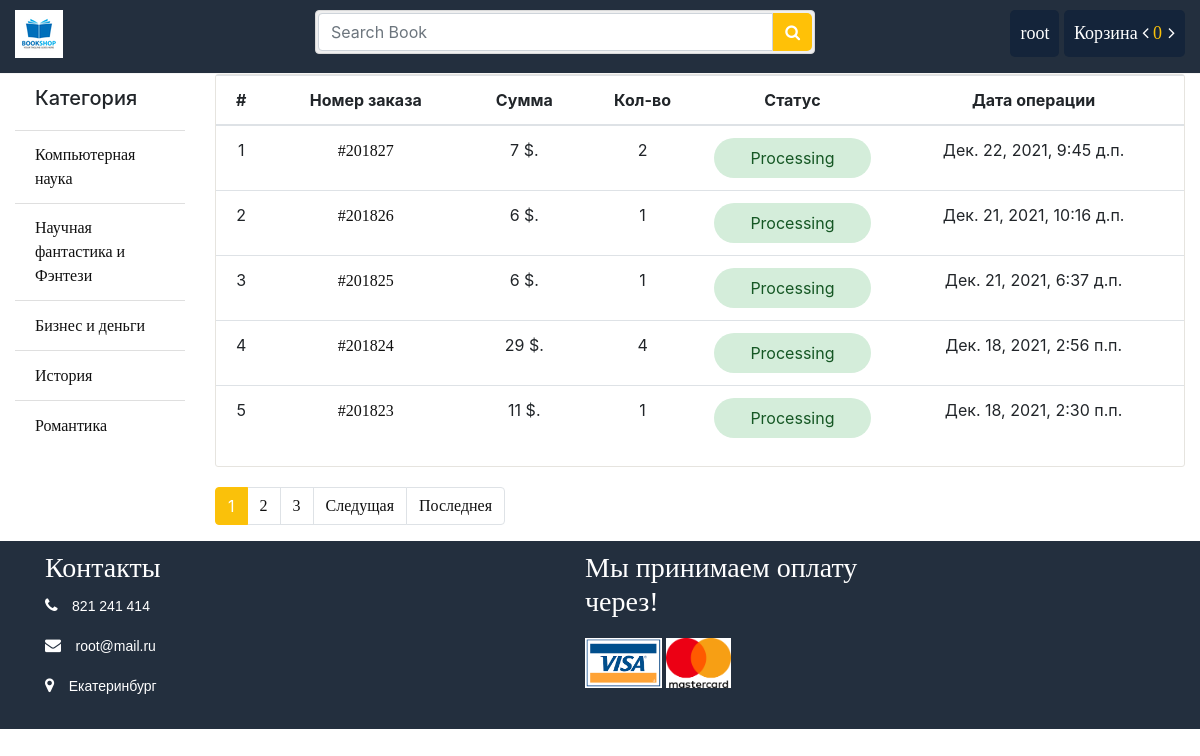
/order/ (signed in), run on an earlier commit of the app's database.
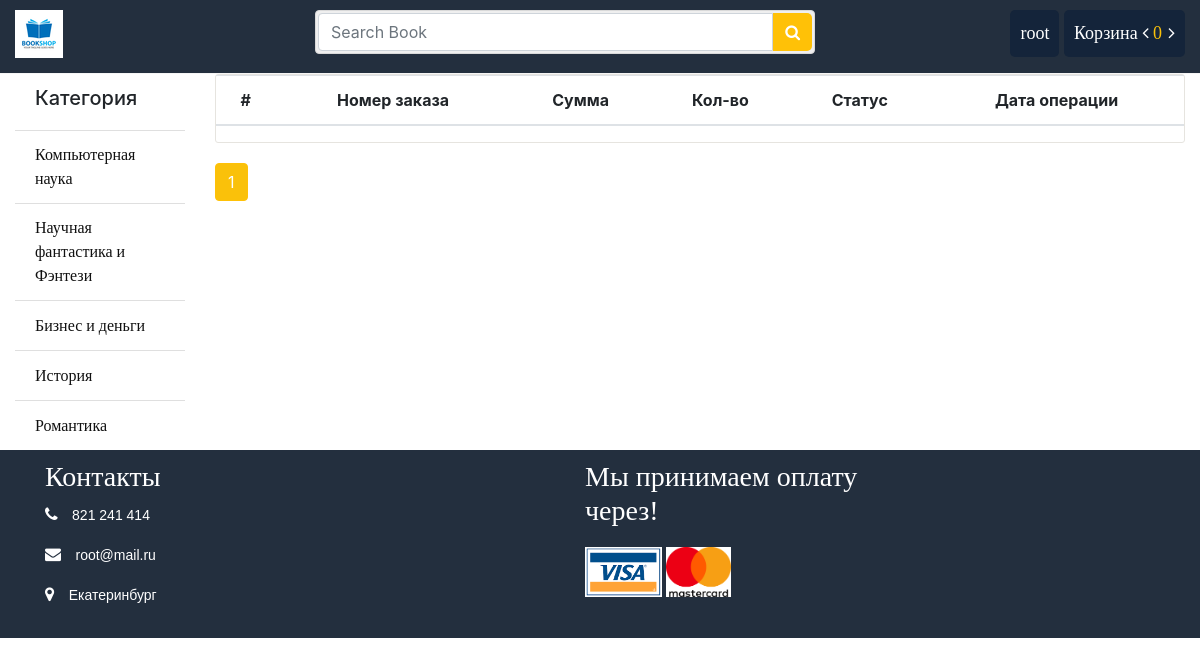
And on a later commit of the database.
### store/models.py (models this page shows, shortened)
class Category(models.Model):
	name = models.CharField(max_length = 100)
	slug = models.SlugField(max_length = 150, unique=True ,db_index=True)
	icon = models.FileField(upload_to = "category/")
	create_at = models.DateTimeField(auto_now_add = True)
	updated_at = models.DateTimeField(auto_now_add = True)

### order/models.py (models this page shows, shortened)
class Order(models.Model):
	customer = models.ForeignKey(User, on_delete = models.CASCADE)
	name = models.CharField(max_length=30)
	email = models.EmailField()
	phone = models.CharField(max_length=16)
	address = models.CharField(max_length=150)
	division = models.CharField(max_length=20)
	district = models.CharField(max_length=30)
	zip_code = models.CharField(max_length=30)
	payment_method = models.CharField(max_length = 20)
	account_no = models.CharField(max_length = 20)
	transaction_id = models.PositiveIntegerField(default=1)
	payable = models.IntegerField()
	totalbook = models.IntegerField()
	created = models.DateTimeField(auto_now_add=True)
	updated = models.DateTimeField(auto_now=True)
	paid = models.BooleanField(default=False)
	class Meta:
		ordering = ('-created', )

### order/views.py (the view)
# urls.py: path('', views.order_list, name="order_list"),
def order_list(request):
	my_order = Order.objects.filter(customer_id = request.user.id).order_by('-created')
	paginator = Paginator(my_order, 5)
	page = request.GET.get('page')
	myorder = paginator.get_page(page)
	return render(request, 'order/list.html', {"myorder": myorder})

### cart/cart.py (called while the page is built)
    def __len__(self):
        return sum(item['quantity'] for item in self.cart.values())

### store/context_processors.py (called while the page is built)
def sidebar(request):
	categories = Category.objects.all()
	context = {
		"cat":categories
	}
	return context

def cart(request):
	cart = Cart(request)
	context = {
		"cart": cart
	}
	return context

### order/templates/order/list.html (shortened to what this page needs)
{% extends 'store/base.html' %}
{% load static %}
{% block container %}
			<div class="cart_info">
			    <table class="table table-hover">
			        <thead class="text-center">
			            <tr>
			                <th scope="col">#</th>
			                <th scope="col">Номер заказа</th>
			                <th scope="col">Сумма</th>
			                <th scope="col">Кол-во</th>
			                <th scope="col">Статус</th>
			                <th scope="col">Дата операции</th>
			            </tr>
			        </thead>
			        <tbody class="text-center">
			            {% for morder in myorder %}
			            <tr>
			                <td>{{ forloop.counter }}</td>
			                <td><a href="{% url 'order:order_details' id=morder.id %}">#2018{{ morder.id }}</a></td>
			                <td>{{ morder.payable }} $.</td>
			                <td>{{ morder.totalbook }}</td>
			                <td class="text-center">
			                	{% if morder.paid == True %}
			                	<p class="status3">Confirmed</p>
			                	{% else %}
			                	<p class="status1">Processing</p>
			                	{% endif %}
			                </td>
			                <td>{{ morder.created }}</td>
			            </tr>
			        	{% endfor %}
			        </tbody>
			    </table>
			</div>
			<div class="d-pagination">
			    <ul class="pagination">
				{% for ord in myorder.paginator.page_range %}
					{% if myorder.number == ord %}
						<li class="page-item active">
							<span class="page-link">{{ ord }}
							</span>
						</li>
					{% elif ord > myorder.number|add:'-3' and ord < myorder.number|add:'3' %}
						<li class="page-item">
							<a class="page-link" href="?page={{ ord }}">{{ ord }}</a>
						</li>
					{% endif %}
				{% endfor %}
				 {% if myorder.has_next %}
					<li class="page-item">
						<a class="page-link" href="?page={{ myorder.next_page_number }}">Следущая</a>
					</li>
					<li class="page-item">
						<a class="page-link" href="?page={{ myorder.paginator.num_pages }}">Последнея</a>
					</li>
				{% endif %}
			    </ul>
			</div>
		{% endblock %}

### store/templates/store/base.html (shortened to what this page needs)
<!DOCTYPE html>
<html>
<head>
	{% load static %}
	<link rel="stylesheet" type="text/css" href="{% static 'css/bootstrap.min.css' %}">
	<link rel="stylesheet" type="text/css" href="{% static 'css/font-awesome.min.css' %}">
	<link rel="stylesheet" type="text/css" href="{% static 'css/style.css' %}">
	<link rel="stylesheet" type="text/css" href="{% static 'css/responsive.css' %}">
	<link rel="stylesheet" type="text/css" href="{% static 'css/slick.css' %}">
	<link rel="stylesheet" type="text/css" href="{% static 'css/slick-theme.css' %}">
	<link rel="stylesheet" type="text/css" href="{% static 'css/skdslider.css' %}">
</head>
<body>
{% include 'store/bin/header.html' %}
<div class="container-fluid">
	<div class="row">
		<div class="col-sm-2">
			{% include 'store/bin/sidebar.html' %}
		</div>
		<div class="col-sm-10">
			{% block container %}{% endblock %}
		</div>
	</div>
</div>
{% include 'store/bin/footer.html' %}
</body>
</html>

### store/templates/store/bin/header.html (shortened to what this page needs)
{% load static %}
<div class="header-top">
	<div class="container-fluid">
		<div class="row">
			<div class="col-sm-3">
				<div class="pull-left">
					<a href="{% url 'store:index' %}"><img src="{% static 'images/logo/log.png' %}" alt="" /></a>
				</div>
			</div>
			<div class="col-sm-5">
				<form action="{% url 'search:search' %}" method="GET">
					<div class="input-group search_box">
						<input type="text" class="form-control" placeholder="Search Book" name="q" value="{{search}}">
						<button class="btn btn-primary" type="submit"><i class="fa fa-search"></i></button>
					</div>
				</form>
			</div>
			<div class="col-sm-4">
				<div class="pull-right">
					<ul class="navbar-nav">
						{% if request.user.is_authenticated %}
					    <li class="dropdown profile"><a href="#">{{ request.user.username }}</a>
					    </li>
					    <li class="cart">
					    	<a href="{% url 'cart:cart_details' %}">Корзина <i class="fa fa-angle-left"></i>
					    		<span class="totalcart" id="gettotalcart"> {{ cart|length }} </span>
					    		<i class="fa fa-angle-right"></i>
					    	</a>
					    </li>
					    {% endif %}
					</ul>
				</div>
			</div>
		</div>
	</div>
</div>

### store/templates/store/bin/sidebar.html
			<ul class="list-group list-group-flush">
				<li class="list-group-item"><h5>Категория</h5></li>
				{% for p in cat %}
				<li class="list-group-item"><a href="{% url 'store:category' id=p.id %}">{{p.name}}</a></li>
				{% endfor %}
			</ul>

### store/templates/store/bin/footer.html
{% load static %}
<div class="footer">
	<div class="container">
		<div class="row">
			<div class="col-sm-6 col-md-4 col-xs-12 footer_menu">
				<h3>Контакты</h3>
				<ul>
					<li class="footer_contact">
						<i class="fa fa-phone"></i>
						<p> 821 241 414 </p>
					</li>
					<li class="footer_contact">
						<i class="fa fa-envelope"></i>
						<p> root@mail.ru </p>
					</li>
					<li class="footer_contact">
						<i class="fa fa-map-marker"></i>
						<p>Екатеринбург</p>
					</li>
				</ul>
			</div>
			<div class="col-sm-6 col-md-4 col-xs-12 footer_news" style = "margin: 0px 160px">
				<h3>Мы принимаем оплату через!</h3>
				<div class="footer_paymentmethod">
					<img src="{% static 'images/visa.png' %}" alt="" />
					<img src="{% static 'images/msc.png' %}" alt="" />
				</div>
			</div>
		</div>
	</div>
</div>

### store/static/css/style.css (style rules this page uses)
.header-top { border-bottom: 1px solid #f5f5f5; padding-top: 10px; padding-bottom: 15px; background: none repeat scroll 0 0 #232f3e; }
.search_box { padding: 2px; background-color: #efefef; border: 1px solid #d9d9d9; border-radius: 4px; position:absolute; width:100%; }
.search_box .btn.btn-primary { background:#ffc107 !important; border-color: #ffc107; border: 0 none; border-radius: 0; margin-top: 0; border-radius: 0 5px 5px 0 ; }
.navbar-nav { display: block; }
.navbar-nav li { display: inline-block; }
.navbar-nav li a { color: #fff; font-size: 18px; text-decoration: none; }
.cart, .profile { background: #14243a; padding: 10px; border-radius: 5px; }
.totalcart { color: #fac10a; margin-right:2px; }
.titleheader > h3, a { font-family: "Times New Roman", Times, serif; display: inline-block; }
ul li { list-style: none; }
.list-group li a { color: #111; }
.page-link { color: #111!important; }
.page-item.active .page-link { z-index: 1; color: #fff!important; background-color: #fac10a!important; border-color: #ffc107!important; }
.d-pagination { margin-top: 20px; }
.cart_info { border: 1px solid #E6E4DF; border-radius: 3px; margin-bottom: 20px; }
.footer { background:#232f3e; display: block; }
.footer_about h3, .footer_menu h3, .footer_news h3 { font-family: "Times New Roman", Times, serif; color:#ffffff; margin-top: 10px; }
.footer_about ul, .footer_menu ul { padding:0; }
.footer_contact i, .footer_menu i { color:#ffffff; margin-right: 10px; display:inline-block; }
.footer_contact p, .footer_menu a { font-size: 14px; color:#ffffff; font-family: Arial, Helvetica, sans-serif; display:inline-block; }
.footer_paymentmethod { margin-top:20px; }
.footer_paymentmethod img { height:50px; background:#ffffff }

What changed in the data, as far as the page shows it:
removed Order: id "27", payable "7", totalbook "2", paid "Processing", created "Дек. 22, 2021, 9:45 д.п."
removed Order: id "26", payable "6", totalbook "1", paid "Processing", created "Дек. 21, 2021, 10:16 д.п."
removed Order: id "25", payable "6", totalbook "1", paid "Processing", created "Дек. 21, 2021, 6:37 д.п."
removed Order: id "24", payable "29", totalbook "4", paid "Processing", created "Дек. 18, 2021, 2:56 п.п."
removed Order: id "23", payable "11", totalbook "1", paid "Processing", created "Дек. 18, 2021, 2:30 п.п."
Also different on the page:
list line gone: "2"
list line gone: "3"
text no longer shown: "Следущая Последнея"
